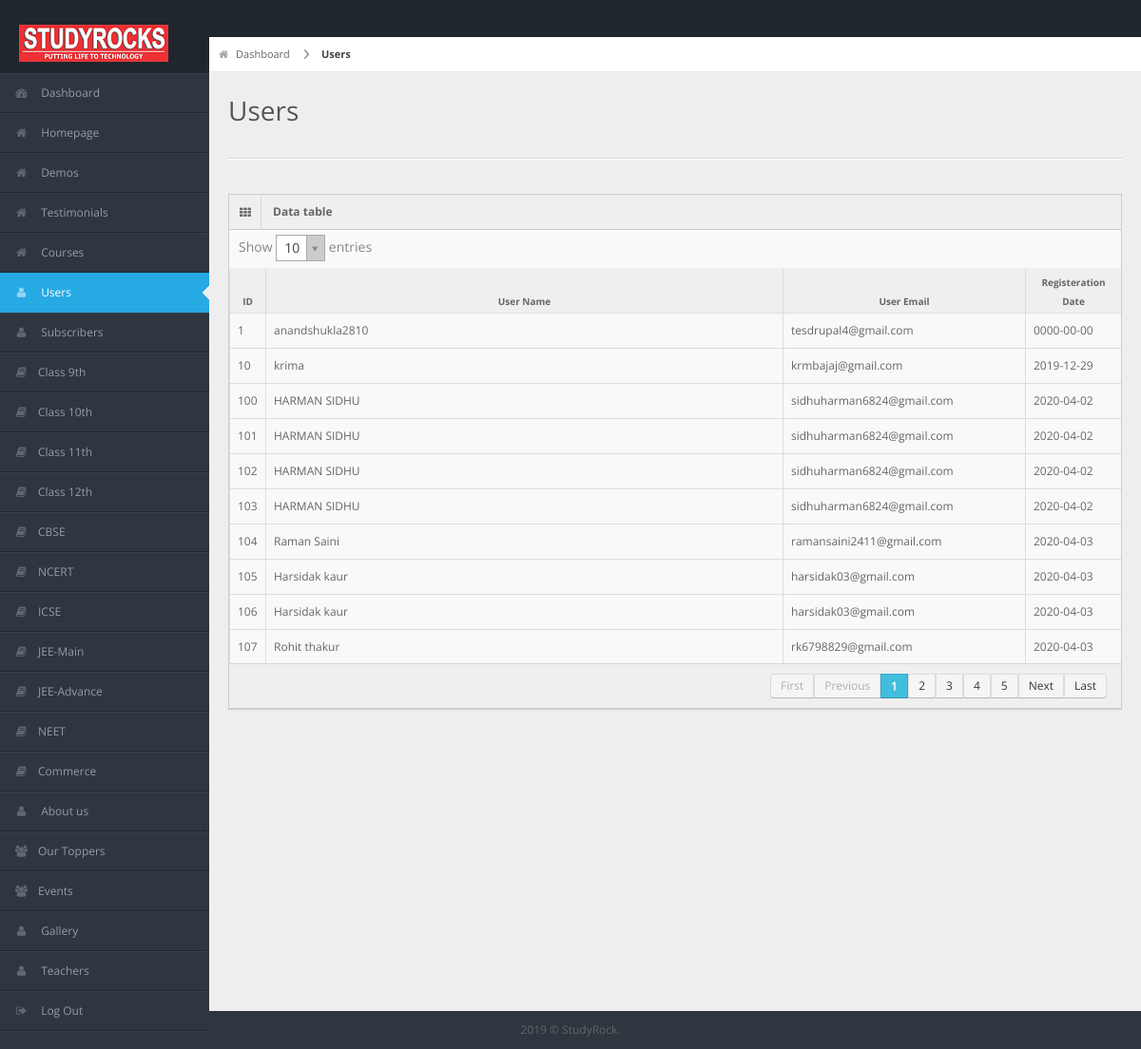
The page /adminrock-secure-admin/users.php (signed in) on the database its author committed.
### tables this page shows
CREATE TABLE `users` (
  `id` int(255) NOT NULL,
  `name` text NOT NULL,
  `email` varchar(255) NOT NULL,
  `password` varchar(255) NOT NULL,
  `created_at` date NOT NULL,
  `updated_at` date NOT NULL
);

### adminrock-secure-admin/users.php (the view, shortened to what this page needs)
<?php
       include '../conn.php';
    if(isset($_SESSION['useradmin']['status'])) {
?>
        <?php
          include 'header.php';
          $sql = "SELECT * FROM  users";
          $res = mysqli_query($conn,$sql) or die($conn->error);
        ?>
        <div id="content">
          <div id="content-header">
            <div id="breadcrumb"> <a href="#" title="Go to Home" class="tip-bottom"><i class="icon-home"></i> Dashboard</a> <a href="#" class="current">Users</a> </div>
            <h1>Users</h1>
          </div>
          <div class="container-fluid">
            <hr>
            <div class="row-fluid">
              <div class="span12">
                <div class="widget-box">
                  <div class="widget-title"> <span class="icon"><i class="icon-th"></i></span>
                    <h5>Data table</h5>
                  </div>
                  <div class="widget-content nopadding">
                    <table class="table table-bordered data-table">
                      <thead>
                        <tr>
                          <th>ID</th>
                          <th>User Name</th>
                          <th>User Email</th>
                          <th>Registeration Date</th>
                        </tr>
                      </thead>
                      <tbody>
                          <?php
                            if (mysqli_num_rows($res) >= 1 ) {
                              while ($row = mysqli_fetch_row($res)) {
                                echo '<tr class="gradeX">
                                <td>'.$row[0].'</td>
                                <td>'.$row[1].'</td>
                                <td>'.$row[2].'</td>
                                <td class="center">'.$row[4].'</td>
                              </tr>';
                            }
                          }
                          else{
                            echo '<tr class="gradeX" collspan="4"><td>No result found.</td></tr>';
                          }
                        ?>
                      </tbody>
                    </table>
                  </div>
                </div>
              </div>
            </div>
          </div>
        </div>
        <div class="row-fluid">
        <div id="footer" class="span12"> 2019 &copy; StudyRock.</div>
        </div>
        </body>
        </html>
        <?php
}
    else{
?>
        <script>location.href = '/index.php';</script>
<?php
    }

### adminrock-secure-admin/header.php (shortened to what this page needs)
<!DOCTYPE html>
        <html lang="en">
        <head>
        <link rel="stylesheet" href="css/bootstrap.min.css" />
        <link rel="stylesheet" href="css/bootstrap-responsive.min.css" />
        <link rel="stylesheet" href="css/uniform.css" />
        <link rel="stylesheet" href="css/select2.css" />
        <link rel="stylesheet" href="css/matrix-style.css" />
        <link rel="stylesheet" href="css/matrix-media.css" />
        <link rel="stylesheet" href="css/bootstrap-wysihtml5.css" />
        <link href="font-awesome/css/font-awesome.css" rel="stylesheet" />
        </head>
        <body>
        <div id="header">
          <h1><a href="dashboard.html">Study Rock Admin</a></h1>
        </div>
        <div id="sidebar"><a href="#" class="visible-phone"><i class="icon icon-home"></i> Dashboard <?php echo $_SERVER['SCRIPT_FILENAME'];?></a>
            <ul>
                <li class="<?php strpos($_SERVER['REQUEST_URI'], 'dashboard.php') !== false ? 'active': '';?>"><a href="dashboard.php"><i class="icon-dashboard"></i> <span>Dashboard</span></a> </li>
                <li class="submenu <?php strpos($_SERVER['REQUEST_URI'], 'addsyllabus.php') !== false ? '': '';?>"><a href="#"><i class="icon-home"></i></i> <span>Homepage</span></a>
                </li>
                <li class="submenu <?php strpos($_SERVER['REQUEST_URI'], 'addsyllabus.php') !== false ? '': '';?>"><a href="#"><i class="icon-home"></i></i> <span>Demos</span></a>
                </li>
                <li class="submenu <?php strpos($_SERVER['REQUEST_URI'], 'addsyllabus.php') !== false ? '': '';?>"><a href="#"><i class="icon-home"></i></i> <span>Testimonials</span></a>
                </li>
                <li class="submenu <?php strpos($_SERVER['REQUEST_URI'], 'addcourses.php') !== false ? '': '';?>"><a href="#"><i class="icon-home"></i></i> <span>Courses</span></a>
                </li>
                <li class="<?php strpos($_SERVER['REQUEST_URI'], 'users.php') !== false ? 'active': 'fgdfg';?>"><a href="users.php"><i class="icon-user"></i> <span>Users</span></a></li>
                <li class="<?php strpos($_SERVER['REQUEST_URI'], 'subscribers.php') !== false ? 'active': 'fgdfg';?>"><a href="subscribers.php"><i class="icon-user"></i> <span>Subscribers</span></a></li>
                <li class="submenu subsubmenu"><a href="#"><i class="icon-book"></i><span>Class 9th</span></a>
                </li>
                <li class="submenu subsubmenu"><a href="#"><i class="icon-book"></i><span>Class 10th</span></a>
                </li>
                <li class="submenu subsubmenu"><a href="#"><i class="icon-book"></i><span>Class 11th</span></a>
                </li>
                <li class="submenu subsubmenu"><a href="#"><i class="icon-book"></i><span>Class 12th</span></a>
                </li>
                <li class="submenu subsubmenu"><a href="#"><i class="icon-book"></i><span>CBSE</span></a>
                </li>
                <li class="submenu subsubmenu"><a href="#"><i class="icon-book"></i><span>NCERT</span></a>
                </li>
                <li class="submenu subsubmenu"><a href="#"><i class="icon-book"></i><span>ICSE</span></a>
                </li>
                <li class="submenu subsubmenu"><a href="#"><i class="icon-book"></i><span>JEE-Main</span></a>
                </li>
                <li class="submenu subsubmenu"><a href="#"><i class="icon-book"></i><span>JEE-Advance</span></a>
                </li>
                <li class="submenu subsubmenu"><a href="#"><i class="icon-book"></i><span>NEET</span></a>
                </li>
                <li class="submenu subsubmenu"><a href="#"><i class="icon-book"></i><span>Commerce</span></a>
                </li>
                <li class="<?php strpos($_SERVER['REQUEST_URI'], 'about.php') == true ? 'active': 'sfsdfs';?>"><a href="about.php"><i class="icon-user"></i> <span>About us</span></a></li>
                <li class="submenu subsubmenu"><a href="#"><i class="icon-group"></i><span>Our Toppers</span></a>
                </li>
                <li class="submenu subsubmenu"><a href="#"><i class="icon-group"></i><span>Events</span></a>
                </li>
                <li class="submenu <?php strpos($_SERVER['REQUEST_URI'], 'addteacher.php') !== false ? 'active': '';?>"><a href="#"><i class="icon-user"></i> <span>Gallery</span></a>
                </li>
                <li class="submenu <?php strpos($_SERVER['REQUEST_URI'], 'addteacher.php') !== false ? 'active': '';?>"><a href="#"><i class="icon-user"></i> <span>Teachers</span></a>
                </li>
                <li><a href="logout.php"><i class="icon-signout"></i></i> <span>Log Out</span></a></li>
            </ul>
        </div>

### adminrock-secure-admin/css/matrix-style.css (style rules this page uses)
* { outline: none !important; -moz-outline: none !important; }
html, body { height: 100% }
body { overflow-x: hidden; margin-top: -10px; font-family: 'Open Sans', sans-serif; font-size: 12px; color: #666; }
a { color: #666; }
select, textarea, input[type="text"], input[type="password"], input[type="datetime"], input[type="datetime-local"], input[type="date"], input[type="month"], input[type="time"], input[type="week"], input[type="number"], input[type="email"], input[type="url"], input[type="search"], input[type="tel"], input[type="color"], .uneditable-input, .label, .dropdown-menu, .btn, .well, .progress, .table-bordered, .btn-group>.btn:first-child, .btn-group>.btn:last-child, .btn-group>.btn:last-child, .btn-group>.dropdown-toggle, .alert { border-radius: 0px; }
#footer { padding: 10px; text-align: center; }
hr { border-top-color: #dadada; }
#header { height: 77px; position: relative; width: 100%; z-index: -9; }
#header h1 { background: url("../img/logo.png") no-repeat scroll 0 0 transparent; left: 20px; overflow: hidden; position: relative; top: 26px; }
#header h1 a { display: block; font-size: 0px; }
#user-nav>ul>li>a>i, #sidebar li a i { opacity: .5; margin-top: 2px; }
#sidebar { display: block; float: left; position: relative; width: 220px; z-index: 16; }
#sidebar>ul { list-style: none; margin: 0px 0 0; padding: 0; position: absolute; width: 220px; }
#sidebar>ul>li { display: block; position: relative; }
#sidebar>ul>li>a { padding: 10px 0 10px 15px; display: block; color: #939da8; }
#sidebar>ul>li>a>i { margin-right: 10px; }
#sidebar>ul>li.active>a { background: url("../img/menu-active.png") no-repeat scroll right center transparent !important; text-decoration: none; }
#content { background: none repeat scroll 0 0 #eeeeee; margin-left: 220px; margin-right: 0; padding-bottom: 25px; position: relative; min-height: 1000px; width: auto; }
#content-header { position: abslute; width: 100%; margin-top: -38px; z-index: 20; }
#content-header h1 { color: #555555; font-size: 28px; font-weight: normal; float: none; text-shadow: 0 1px 0 #ffffff; margin-left: 20px; position: relative; }
#content-header h1, #content-header .btn-group { margin-top: 20px; }
#breadcrumb { background-color: #fff; border-bottom: 1px solid #e3ebed; }
#breadcrumb a { padding: 8px 20px 8px 10px; display: inline-block; background-image: url('../img/breadcrumb.png'); background-position: center right; background-repeat: no-repeat; font-size: 11px; color: #666666; }
#breadcrumb a:last-child { background-image: none; }
#breadcrumb a.current { font-weight: bold; color: #444444; }
#breadcrumb a i { margin-right: 5px; opacity: .6; }
.stat-boxes .peity_bar_good, .stat-boxes .peity_line_good, { color: #459D1C; }
.widget-box { background: none repeat scroll 0 0 #F9F9F9; border-left: 1px solid #CDCDCD; border-top: 1px solid #CDCDCD; border-right: 1px solid #CDCDCD; clear: both; margin-top: 16px; margin-bottom: 16px; position: relative; }
.widget-title, .modal-header, .table th, div.dataTables_wrapper .ui-widget-header { background: #efefef; border-bottom: 1px solid #CDCDCD; height: 36px; }
.widget-title span.icon { padding: 9px 10px 7px 11px; float: left; border-right: 1px solid #dadada; }
.widget-title h5 { color: #666; float: left; font-size: 12px; font-weight: bold; padding: 12px; line-height: 12px; margin: 0; }
.widget-content { padding: 15px; border-bottom: 1px solid #cdcdcd; }
.table th { height: auto; font-size: 10px; padding: 5px 10px 2px; border-bottom: 0; text-align: center; color: #666666; }
.nopadding { padding: 0 !important; }
.nopadding .table { margin-bottom: 0; }
.nopadding .table-bordered { border: 0; }

### adminrock-secure-admin/css/matrix-media.css (style rules this page uses)
body { background:#2E363F; }
#header { background-color: #1f262d; margin-top:10px; }
#sidebar > ul { border-bottom: 1px solid #37414b }
#sidebar > ul > li { border-top: 1px solid #37414b; border-bottom: 1px solid #1f262d; }
#sidebar > ul > li.active { background-color: #27a9e3; border-bottom: 1px solid #27a9e3; border-top: 1px solid #27a9e3; }
#sidebar > ul > li.active a { color:#fff; text-decoration:none; }

### rows shown on the page
users: id "1", name "anandshukla2810", email "tesdrupal4@gmail.com", created_at "0000-00-00"
users: id "10", name "krima", email "krmbajaj@gmail.com", created_at "2019-12-29"
users: id "100", name "HARMAN SIDHU", email "sidhuharman6824@gmail.com", created_at "2020-04-02"
users: id "101", name "HARMAN SIDHU", email "sidhuharman6824@gmail.com", created_at "2020-04-02"
users: id "102", name "HARMAN SIDHU", email "sidhuharman6824@gmail.com", created_at "2020-04-02"
users: id "103", name "HARMAN SIDHU", email "sidhuharman6824@gmail.com", created_at "2020-04-02"
users: id "104", name "Raman Saini", email "ramansaini2411@gmail.com", created_at "2020-04-03"
users: id "105", name "Harsidak kaur", email "harsidak03@gmail.com", created_at "2020-04-03"
users: id "106", name "Harsidak kaur", email "harsidak03@gmail.com", created_at "2020-04-03"
users: id "107", name "Rohit thakur", email "rk6798829@gmail.com", created_at "2020-04-03"
